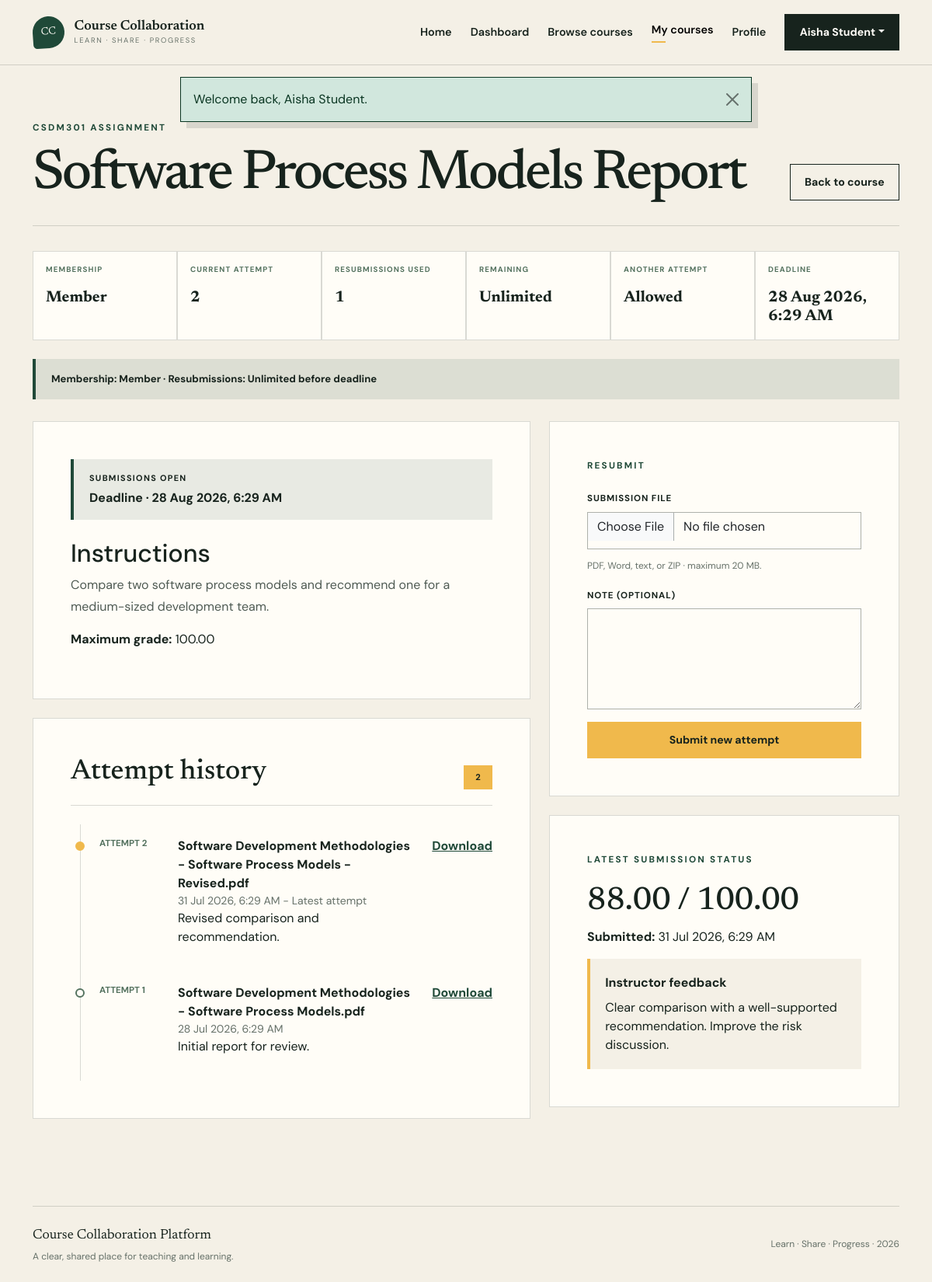
Page /student/assignment.php?id=1 (signed in) on the committed database.
### tables this page shows
CREATE TABLE assignments (
    id BIGINT UNSIGNED AUTO_INCREMENT PRIMARY KEY,
    course_id BIGINT UNSIGNED NOT NULL,
    created_by BIGINT UNSIGNED NOT NULL,
    title VARCHAR(180) NOT NULL,
    instructions TEXT NOT NULL,
    deadline DATETIME NOT NULL,
    max_grade DECIMAL(6,2) NOT NULL DEFAULT 100.00,
    created_at TIMESTAMP NOT NULL DEFAULT CURRENT_TIMESTAMP,
    updated_at TIMESTAMP NOT NULL DEFAULT CURRENT_TIMESTAMP ON UPDATE CURRENT_TIMESTAMP,
    KEY idx_assignments_course (course_id),
    KEY idx_assignments_deadline (deadline),
    KEY idx_assignments_creator (created_by),
    CONSTRAINT fk_assignments_course
        FOREIGN KEY (course_id) REFERENCES courses(id)
        ON UPDATE CASCADE ON DELETE CASCADE,
    CONSTRAINT fk_assignments_creator
        FOREIGN KEY (created_by) REFERENCES users(id)
        ON UPDATE CASCADE ON DELETE RESTRICT,
    CONSTRAINT chk_assignments_max_grade CHECK (max_grade > 0)
);

CREATE TABLE courses (
    id BIGINT UNSIGNED AUTO_INCREMENT PRIMARY KEY,
    instructor_id BIGINT UNSIGNED NOT NULL,
    course_code VARCHAR(30) NOT NULL,
    title VARCHAR(180) NOT NULL,
    description TEXT NULL,
    is_published TINYINT(1) NOT NULL DEFAULT 1,
    created_at TIMESTAMP NOT NULL DEFAULT CURRENT_TIMESTAMP,
    updated_at TIMESTAMP NOT NULL DEFAULT CURRENT_TIMESTAMP ON UPDATE CURRENT_TIMESTAMP,
    UNIQUE KEY uq_courses_code (course_code),
    KEY idx_courses_instructor (instructor_id),
    CONSTRAINT fk_courses_instructor
        FOREIGN KEY (instructor_id) REFERENCES users(id)
        ON UPDATE CASCADE ON DELETE RESTRICT
);

CREATE TABLE memberships (
    id BIGINT UNSIGNED AUTO_INCREMENT PRIMARY KEY,
    user_id BIGINT UNSIGNED NOT NULL,
    membership_status ENUM('Member', 'Non-member') NOT NULL DEFAULT 'Non-member',
    created_at TIMESTAMP NOT NULL DEFAULT CURRENT_TIMESTAMP,
    updated_at TIMESTAMP NOT NULL DEFAULT CURRENT_TIMESTAMP ON UPDATE CURRENT_TIMESTAMP,
    UNIQUE KEY uq_memberships_user (user_id),
    CONSTRAINT fk_memberships_user
        FOREIGN KEY (user_id) REFERENCES users(id)
        ON UPDATE CASCADE ON DELETE CASCADE
);

CREATE TABLE submissions (
    id BIGINT UNSIGNED AUTO_INCREMENT PRIMARY KEY,
    assignment_id BIGINT UNSIGNED NOT NULL,
    student_id BIGINT UNSIGNED NOT NULL,
    attempt_number INT UNSIGNED NOT NULL DEFAULT 1,
    stored_filename VARCHAR(255) NOT NULL,
    original_filename VARCHAR(255) NOT NULL,
    mime_type VARCHAR(120) NOT NULL,
    file_size BIGINT UNSIGNED NOT NULL,
    student_note TEXT NULL,
    is_latest TINYINT(1) NOT NULL DEFAULT 1,
    submitted_at TIMESTAMP NOT NULL DEFAULT CURRENT_TIMESTAMP,
    UNIQUE KEY uq_submissions_attempt (assignment_id, student_id, attempt_number),
    KEY idx_submissions_latest (assignment_id, student_id, is_latest),
    KEY idx_submissions_student (student_id),
    CONSTRAINT fk_submissions_assignment
        FOREIGN KEY (assignment_id) REFERENCES assignments(id)
        ON UPDATE CASCADE ON DELETE CASCADE,
    CONSTRAINT fk_submissions_student
        FOREIGN KEY (student_id) REFERENCES users(id)
        ON UPDATE CASCADE ON DELETE CASCADE,
    CONSTRAINT chk_submissions_attempt CHECK (attempt_number > 0)
);

CREATE TABLE grades (
    id BIGINT UNSIGNED AUTO_INCREMENT PRIMARY KEY,
    submission_id BIGINT UNSIGNED NOT NULL,
    graded_by BIGINT UNSIGNED NOT NULL,
    grade_value DECIMAL(6,2) NOT NULL,
    feedback TEXT NULL,
    graded_at TIMESTAMP NOT NULL DEFAULT CURRENT_TIMESTAMP,
    updated_at TIMESTAMP NOT NULL DEFAULT CURRENT_TIMESTAMP ON UPDATE CURRENT_TIMESTAMP,
    UNIQUE KEY uq_grades_submission (submission_id),
    KEY idx_grades_grader (graded_by),
    CONSTRAINT fk_grades_submission
        FOREIGN KEY (submission_id) REFERENCES submissions(id)
        ON UPDATE CASCADE ON DELETE CASCADE,
    CONSTRAINT fk_grades_grader
        FOREIGN KEY (graded_by) REFERENCES users(id)
        ON UPDATE CASCADE ON DELETE RESTRICT,
    CONSTRAINT chk_grades_value CHECK (grade_value >= 0)
);

### config/database.php (called while the page is built, shortened)
<?php
function database(): PDO
{
    static $connection = null;
    if ($connection instanceof PDO) {
        return $connection;
    }
    $host = getenv('DB_HOST') ?: '127.0.0.1';
    $port = getenv('DB_PORT') ?: '3306';
    $name = getenv('DB_NAME') ?: 'course_collaboration';
    $username = getenv('DB_USER') ?: 'root';
    $password = getenv('DB_PASS') ?: '';
    $dsn = "mysql:host={$host};port={$port};dbname={$name};charset=utf8mb4";
    try {
        $connection = new PDO($dsn, $username, $password, [
            PDO::ATTR_ERRMODE => PDO::ERRMODE_EXCEPTION,
            PDO::ATTR_DEFAULT_FETCH_MODE => PDO::FETCH_ASSOC,
            PDO::ATTR_EMULATE_PREPARES => false,
        ]);
    } catch (PDOException $exception) {
        error_log('Database connection failed: ' . $exception->getMessage());
        throw new RuntimeException('Unable to connect to the database. Check the application configuration.');
    }
    return $connection;
}

### config/app.php (called while the page is built, shortened)
<?php
function url(string $path = ''): string
{
    return BASE_URL . ($path !== '' ? '/' . ltrim($path, '/') : '');
}
function e(?string $value): string
{
    return htmlspecialchars($value ?? '', ENT_QUOTES | ENT_SUBSTITUTE, 'UTF-8');
}

### includes/auth.php (called while the page is built, shortened)
<?php
require_once __DIR__ . '/../config/app.php';
require_once __DIR__ . '/../config/database.php';
function current_user(): ?array
{
    return isset($_SESSION['user']) && is_array($_SESSION['user']) ? $_SESSION['user'] : null;
}
function require_login(): array
{
    $user = current_user();
    return $user;
}
function require_role(string $role): array
{
    $user = require_login();
    return $user;
}
function format_datetime(?string $value, string $fallback = 'Not available'): string
{
    $timestamp = strtotime($value);
    return $timestamp === false ? $fallback : date('d M Y, g:i A', $timestamp);
}
function membership_status(int $studentId): string
{
    $statement = database()->prepare(
        'SELECT membership_status FROM memberships WHERE user_id = :student_id LIMIT 1'
    );
    $statement->execute(['student_id' => $studentId]);
    $status = $statement->fetchColumn();
    return $status === 'Member' ? 'Member' : 'Non-member';
}

### student/assignment.php (the view, shortened to what this page needs)
<?php
$user = require_role('student');
$id = positive_id($_GET['id'] ?? null) ?? not_found('Invalid assignment ID.');
$assignmentStatement = database()->prepare(
    'SELECT a.*, c.course_code, c.title AS course_title
     FROM assignments a
     JOIN courses c ON c.id = a.course_id
     JOIN enrolments e
       ON e.course_id = c.id
      AND e.student_id = :student
      AND e.status = :status
     WHERE a.id = :id
     LIMIT 1'
);
$assignmentStatement->execute([
    'student' => $user['id'],
    'status' => 'active',
    'id' => $id,
]);
$assignment = $assignmentStatement->fetch()
    ?: not_found('Assignment not found or not accessible.');
$membershipStatus = membership_status((int) $user['id']);
$errors = [];
$note = '';
$submissionStatement = database()->prepare(
    'SELECT s.*, g.grade_value, g.feedback, g.graded_at
     FROM submissions s
     LEFT JOIN grades g ON g.submission_id = s.id
     WHERE s.assignment_id = :assignment AND s.student_id = :student
     ORDER BY s.attempt_number DESC'
);
$submissionStatement->execute([
    'assignment' => $id,
    'student' => $user['id'],
]);
$submissions = $submissionStatement->fetchAll();
$latest = $submissions[0] ?? null;
$attemptCount = count($submissions);
$currentAttempt = $latest ? (int) $latest['attempt_number'] : 0;
$resubmissionsUsed = max(0, $attemptCount - 1);
$remainingResubmissions = $membershipStatus === 'Member'
    ? null
    : max(0, 2 - $resubmissionsUsed);
$isOpen = new DateTimeImmutable() < new DateTimeImmutable($assignment['deadline']);
$canSubmit = $isOpen
    && (
        $attemptCount === 0
        || $membershipStatus === 'Member'
        || $remainingResubmissions > 0
    );
require __DIR__ . '/../includes/header.php';
?>
<section class="app-shell">
    <div class="container">
        <div class="page-heading">
            <div>
                <p class="eyebrow"><?= e($assignment['course_code']) ?> assignment</p>
                <h1><?= e($assignment['title']) ?></h1>
            </div>
            <a
                class="btn btn-outline-ink"
                href="<?= e(url('student/course.php?id=' . $assignment['course_id'])) ?>"
            >Back to course</a>
        </div>
        <div class="resubmission-status mb-4">
            <div>
                <span>Membership</span>
                <strong><?= e($membershipStatus) ?></strong>
            </div>
            <div>
                <span>Current attempt</span>
                <strong><?= $currentAttempt === 0 ? 'Not submitted' : $currentAttempt ?></strong>
            </div>
            <div>
                <span>Resubmissions used</span>
                <strong>
                    <?= $membershipStatus === 'Member'
                        ? $resubmissionsUsed
                        : $resubmissionsUsed . ' of 2' ?>
                </strong>
            </div>
            <div>
                <span>Remaining</span>
                <strong><?= $membershipStatus === 'Member' ? 'Unlimited' : $remainingResubmissions ?></strong>
            </div>
            <div>
                <span>Another attempt</span>
                <strong><?= $canSubmit ? 'Allowed' : 'Not allowed' ?></strong>
            </div>
            <div>
                <span>Deadline</span>
                <strong><?= e(format_datetime($assignment['deadline'])) ?></strong>
            </div>
        </div>
        <?php if ($membershipStatus === 'Member'): ?>
            <div class="membership-notice member-notice">
                Membership: Member &middot; Resubmissions: Unlimited before deadline
            </div>
        <?php else: ?>
            <div class="membership-notice">
                Membership: Non-member &middot; Resubmissions used: 0 of 2 &middot; Remaining: 2
            </div>
        <?php endif; ?>
        <div class="row g-4 mt-1">
            <div class="col-lg-7">
                <div class="content-panel">
                    <div class="deadline-banner <?= $isOpen ? 'open' : 'closed' ?>">
                        <span><?= $isOpen ? 'Submissions open' : 'Submissions closed' ?></span>
                        <strong>Deadline &middot; <?= e(format_datetime($assignment['deadline'])) ?></strong>
                    </div>
                    <h2 class="mt-4">Instructions</h2>
                    <p class="preserve-lines"><?= nl2br(e($assignment['instructions'])) ?></p>
                    <p><strong>Maximum grade:</strong> <?= e($assignment['max_grade']) ?></p>
                </div>
                <div class="content-panel mt-4">
                    <div class="panel-heading">
                        <h2>Attempt history</h2>
                        <span class="count-pill"><?= count($submissions) ?></span>
                    </div>
                    <?php if ($submissions === []): ?>
                        <p class="text-muted">No submission yet.</p>
                    <?php else: ?>
                        <div class="timeline-list">
                            <?php foreach ($submissions as $submission): ?>
                                <article class="timeline-item <?= $submission['is_latest'] ? 'latest' : '' ?>">
                                    <span>Attempt <?= $submission['attempt_number'] ?></span>
                                    <div>
                                        <strong><?= e($submission['original_filename']) ?></strong>
                                        <small>
                                            <?= e(format_datetime($submission['submitted_at'])) ?>
                                            <?= $submission['is_latest'] ? ' - Latest attempt' : '' ?>
                                        </small>
                                        <?php if ($submission['student_note']): ?>
                                            <p><?= e($submission['student_note']) ?></p>
                                        <?php endif; ?>
                                    </div>
                                    <a href="<?= e(url('download.php?type=submission&id=' . $submission['id'])) ?>">
                                        Download
                                    </a>
                                </article>
                            <?php endforeach; ?>
                        </div>
                    <?php endif; ?>
                </div>
            </div>
            <div class="col-lg-5">
                <div class="content-panel">
                    <p class="eyebrow"><?= $latest ? 'Resubmit' : 'Submit assignment' ?></p>
                    <?php if (!$isOpen): ?>
                        <p class="text-muted">
                            The deadline has passed. Submission and resubmission are disabled.
                        </p>
                    <?php else: ?>
                        <form method="post" enctype="multipart/form-data">
                            <div class="mb-3">
                                <label class="form-label" for="submission_file">Submission file</label>
                                <input
                                    class="form-control <?= isset($errors['submission_file']) ? 'is-invalid' : '' ?>"
                                    type="file"
                                    id="submission_file"
                                    name="submission_file"
                                    accept=".pdf,.doc,.docx,.txt,.zip"
                                    required
                                >
                                <div class="form-hint">
                                    PDF, Word, text, or ZIP &middot; maximum 20 MB.
                                </div>
                            </div>
                            <div class="mb-3">
                                <label class="form-label" for="student_note">Note (optional)</label>
                                <textarea
                                    class="form-control"
                                    id="student_note"
                                    name="student_note"
                                ><?= e($note) ?></textarea>
                            </div>
                            <button class="btn btn-sun w-100" type="submit">
                                <?= $latest ? 'Submit new attempt' : 'Submit assignment' ?>
                            </button>
                        </form>
                    <?php endif; ?>
                </div>
                <?php if ($latest): ?>
                    <div class="content-panel mt-4 grade-card">
                        <p class="eyebrow">Latest submission status</p>
                        <h2>
                            <?= $latest['grade_value'] !== null
                                ? e($latest['grade_value']) . ' / ' . e($assignment['max_grade'])
                                : 'Awaiting grade' ?>
                        </h2>
                        <p>
                            <strong>Submitted:</strong>
                            <?= e(format_datetime($latest['submitted_at'])) ?>
                        </p>
                        <?php if ($latest['feedback'] !== null): ?>
                            <div class="feedback-box">
                                <strong>Instructor feedback</strong>
                                <p><?= nl2br(e($latest['feedback'])) ?></p>
                            </div>
                        <?php endif; ?>
                    </div>
                <?php endif; ?>
            </div>
        </div>
    </div>
</section>
<?php require __DIR__ . '/../includes/footer.php'; ?>

### rows in the picture
assignments: course.course_code "CSDM301", title "Software Process Models Report", deadline "28 Aug 2026, 6:29 AM", instructions "Compare two software process models and recommend one for a medium-sized development team.", max_grade "100.00"
memberships: membership_status "Member"
submissions: attempt_number "2", submitted_at "31 Jul 2026, 6:29 AM"
grades: submission.attempt_number "2", submission.original_filename "Software Development Methodologies - Software Process Models - Revised.pdf", submission.submitted_at "31 Jul 2026, 6:29 AM", shows "- Latest attempt", submission.student_note "Revised comparison and recommendation.", grade_value "88.00", feedback "Clear comparison with a well-supported recommendation. Improve the risk discussion."
submissions: attempt_number "1", original_filename "Software Development Methodologies - Software Process Models.pdf", submitted_at "28 Jul 2026, 6:29 AM", student_note "Initial report for review."

### other values in the picture
$authenticatedUser['full_name'] "Aisha Student"
$flash['message'] "Welcome back, Aisha Student."
$resubmissionsUsed "1"
count($submissions) "2"
